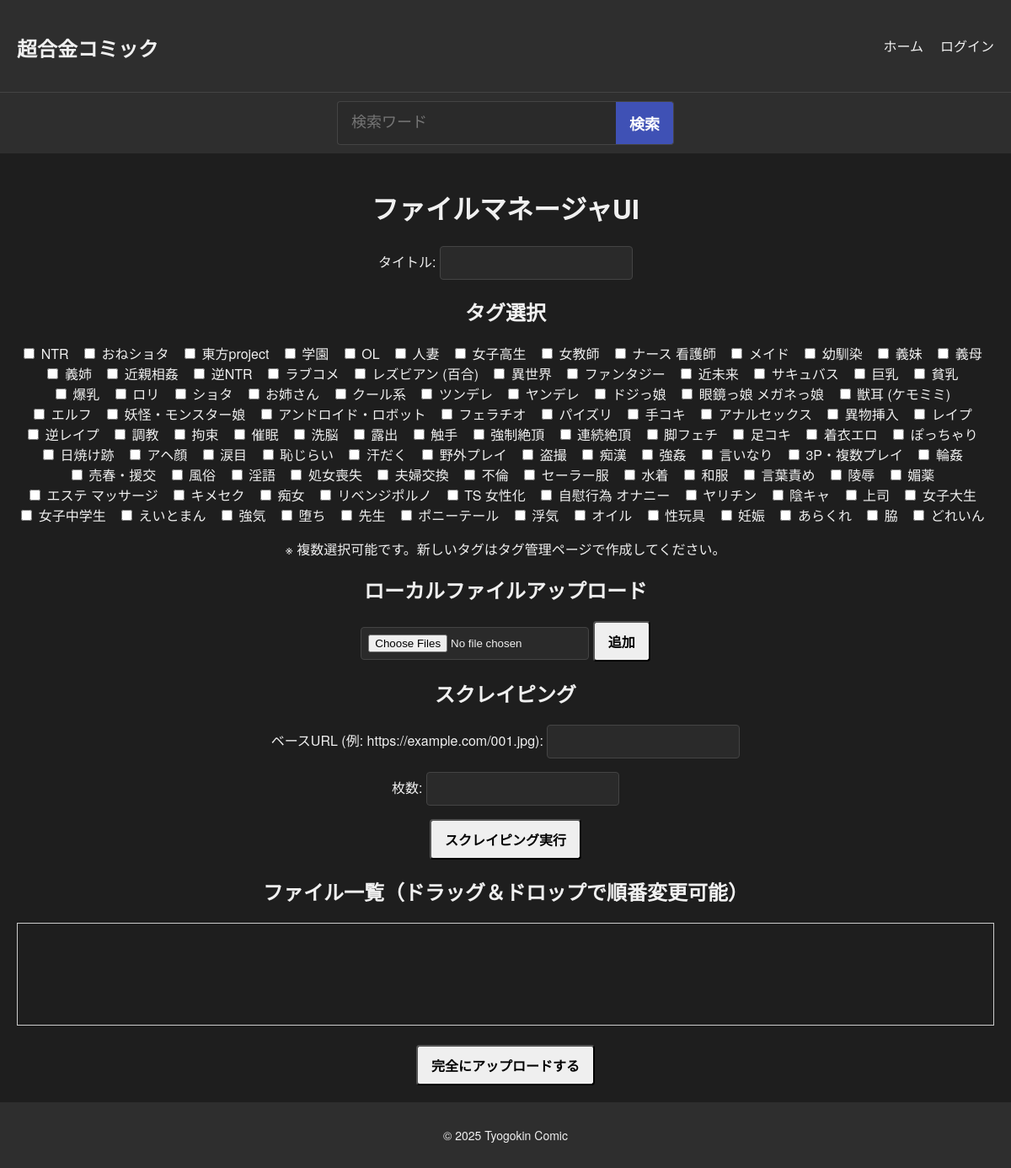
The app's page /file-manager/, older data.
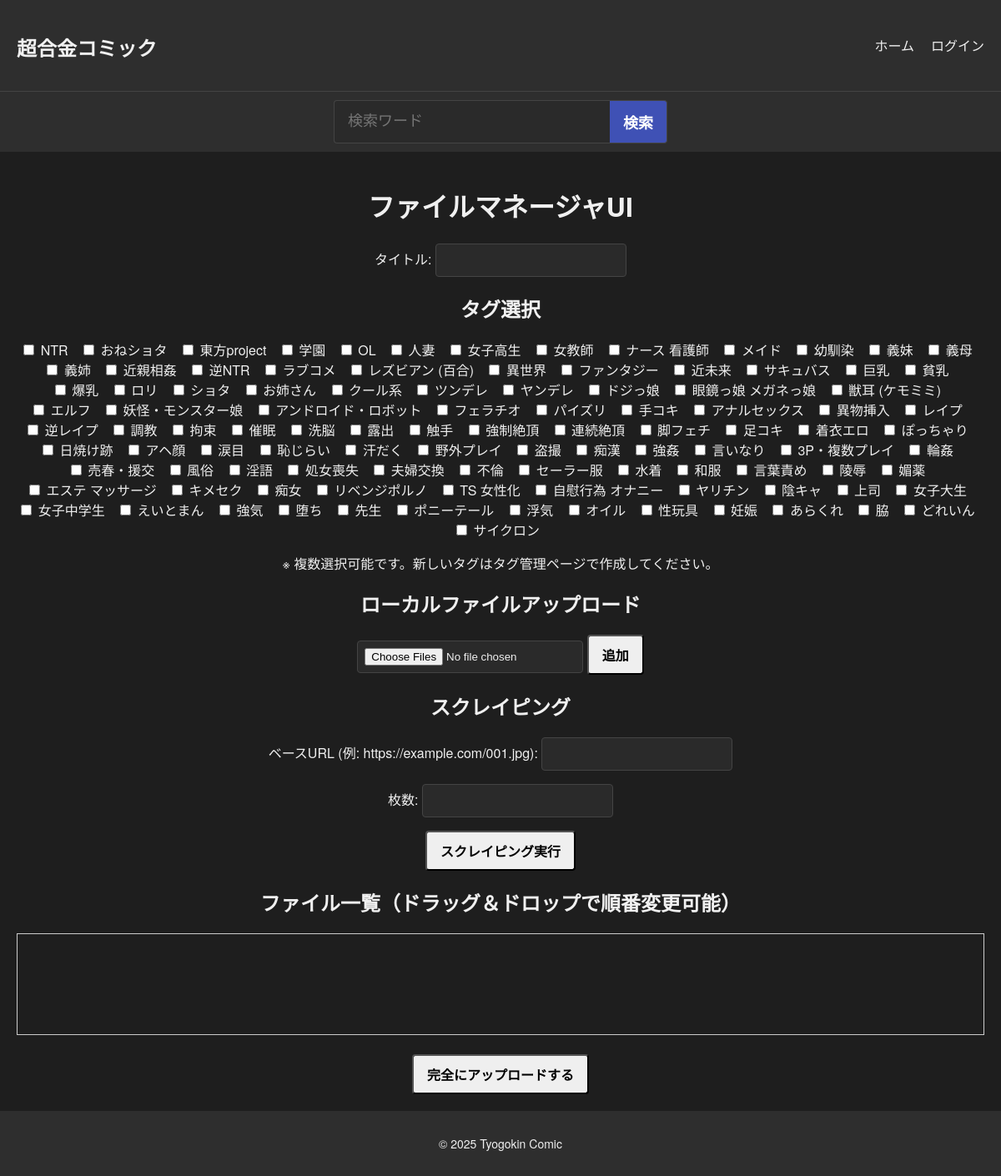
The same page, newer data.
### comic_app/models.py (models this page shows, shortened)
class Tag(models.Model):
    name = models.CharField(max_length=50, unique=True)

### comic_app/views.py (the view)
# urls.py: path('file-manager/', file_manager, name='file_manager'),
def file_manager(request):
    from .models import Tag  # GET 時にタグ一覧を渡すためのインポート
    if request.method == 'POST':
        title = request.POST.get('title')
        image_count = int(request.POST.get('image_count', '0'))
        selected_images = []
        for i in range(image_count):
            if request.POST.get(f'selected_{i}') == 'on':
                base64_data = request.POST.get(f'image_{i}')
                filename = request.POST.get(f'filename_{i}')
                selected_images.append({'base64': base64_data, 'filename': filename})
        selected_tag_ids = request.POST.getlist('tags')
        if title and selected_images:
            try:
                first_image = selected_images[0]
                comic = Comic.objects.create(
                    title=title,
                    thumbnail=ContentFile(base64.b64decode(first_image['base64']), name=first_image['filename'])
                )
                if selected_tag_ids:
                    comic.tags.set(selected_tag_ids)
                for img in selected_images:
                    ComicImage.objects.create(
                        comic=comic,
                        image=ContentFile(base64.b64decode(img['base64']), name=img['filename'])
                    )
            except StorageFullException as e:
                return render(request, "comic_app/storage_full_error.html", {"error_message": str(e)})
            except Exception as e:
                err_msg = str(e)
                if "再認証" in err_msg:
                    return render(request, "comic_app/re_authentication_required.html", {"error_message": err_msg})
                else:
                    messages.error(request, f"アップロードエラー: {err_msg}")
                    return redirect('file_manager')
            return redirect('comic_list')
        else:
            error = "タイトルと少なくとも1つの画像を選択してください。"
            tags = Tag.objects.all()
            return render(request, 'comic_app/file_manager.html', {'error': error, 'scrape_form': ScrapeImagesForm(), 'tags': tags})
    else:
        tags = Tag.objects.all()
        return render(request, 'comic_app/file_manager.html', {'scrape_form': ScrapeImagesForm(), 'tags': tags})

### comic_app/forms.py
class ScrapeImagesForm(forms.Form):
    base_url = forms.URLField(label="ベースURL (例: https://example.com/001.jpg)")
    count = forms.IntegerField(label="枚数", min_value=1)

### comic_app/context_processors.py (called while the page is built)
def free_storage(request):
    if request.user.is_superuser:
        total_free_bytes = get_total_free_storage()
        total_free_gb = total_free_bytes / (1024 ** 3)
        storage_str = f"{total_free_gb:.2f} GB"
    else:
        storage_str = ""
    return {'total_free_storage': storage_str}

### comic_app/templates/comic_app/file_manager.html (shortened to what this page needs)
{% extends "comic_app/base.html" %}
{% load static %}
{% block content %}
<h1>ファイルマネージャUI</h1>
<div>
  <label for="comic_title">タイトル:</label>
  <input type="text" id="comic_title" name="title" form="finalForm" required>
</div>
<div>
  <h2>タグ選択</h2>
  <div>
    {% for tag in tags %}
      <label style="display:inline-block; margin-right: 10px;">
        <input type="checkbox" name="tags" value="{{ tag.id }}" form="finalForm">
        {{ tag.name }}
      </label>
    {% endfor %}
  </div>
  <p>※ 複数選択可能です。新しいタグはタグ管理ページで作成してください。</p>
</div>
<div>
  <h2>ローカルファイルアップロード</h2>
  <input type="file" id="localFiles" multiple accept="image/*">
  <button type="button" onclick="addLocalFiles()">追加</button>
</div>
<div>
  <h2>スクレイピング</h2>
  <form id="scrapeForm">
    {{ scrape_form.as_p }}
    <button type="button" onclick="scrapeImages()">スクレイピング実行</button>
  </form>
</div>
<h2>ファイル一覧（ドラッグ＆ドロップで順番変更可能）</h2>
<div id="fileManager" style="border: 1px solid #ccc; padding: 10px; min-height: 100px;">
</div>
<br>
<form id="finalForm" method="post" action="{% url 'file_manager' %}">
  <button type="submit">完全にアップロードする</button>
</form>
{% endblock %}

### comic_app/templates/comic_app/base.html (shortened to what this page needs)
{% load static %}
<!DOCTYPE html>
<html lang="ja">
<head>
    <link rel="stylesheet" href="{% static 'css/styles.css' %}">
</head>
<body class="dark-theme">
<div class="page-wrapper">
    <header class="header">
        <h1 class="site-title">
          <a href="{% url 'comic_list' %}">超合金コミック</a>
        </h1>
        <nav class="navbar" id="navbar">
            <ul>
                <li><a href="{% url 'comic_list' %}">ホーム</a></li>
                {% if user.is_authenticated %}
                    {% if user.is_superuser and total_free_storage %}
                        <li class="storage-info">残りストレージ容量: {{ total_free_storage }}</li>
                    {% endif %}
                    <li>
                        <form id="logout-form" action="{% url 'logout' %}" method="post" style="display:inline;">
                            {% csrf_token %}
                            <button type="submit" class="btn btn-primary">ログアウト ({{ user.username }})</button>
                        </form>
                    </li>
                {% else %}
                    <li><a href="{% url 'login' %}">ログイン</a></li>
                {% endif %}
            </ul>
        </nav>
    </header>
    <div class="search-container">
        <form action="{% url 'search_comics' %}" method="get">
            <input type="text" name="q" placeholder="検索ワード">
            <button type="submit" class="btn btn-search">検索</button>
        </form>
    </div>
    <main>
        {% block content %}{% endblock %}
    </main>
</div>
<footer>
    <p>&copy; 2025 Tyogokin Comic</p>
</footer>
</body>
</html>

### comic_app/static/css/styles.css (style rules this page uses)
html, body { margin: 0; padding: 0; height: 100%; background-color: #1e1e1e; color: #f0f0f0; font-family: 'Helvetica Neue', Helvetica, Arial, sans-serif; }
.page-wrapper { display: flex; flex-direction: column; min-height: 100vh; }
.page-wrapper main { flex: 1; }
button, input[type="submit"], input[type="reset"], input[type="button"], a.btn { display: inline-block; padding: 10px 16px; text-decoration: none; border-radius: 4px; transition: background-color 0.2s ease, transform 0.2s ease; font-size: 16px; font-weight: 600; cursor: pointer; }
input[type="file"] { display: inline-block; border: 1px solid #444; border-radius: 4px; padding: 8px; background-color: #2a2a2a; color: #f0f0f0; cursor: pointer; transition: background-color 0.2s ease, transform 0.2s ease; }
input[type="text"], input[type="url"], input[type="number"], textarea, select { background-color: #2a2a2a; border: 1px solid #444; border-radius: 4px; padding: 10px; color: #f0f0f0; font-size: 16px; outline: none; transition: border-color 0.2s ease, box-shadow 0.2s ease; }
.header { background-color: #2e2e2e; padding: 10px 20px; display: flex; align-items: center; justify-content: space-between; position: relative; }
.site-title a { text-decoration: none; color: #f0f0f0; font-size: 24px; font-weight: bold; }
.navbar { display: flex; }
.navbar ul { list-style: none; margin: 0; padding: 0; display: flex; gap: 20px; }
.navbar ul li a { text-decoration: none; color: #f0f0f0; font-size: 16px; transition: transform 0.2s ease, color 0.2s ease; }
.search-container { width: 100%; padding: 10px 0; text-align: center; background-color: #2e2e2e; border-top: 1px solid #444; }
.search-container form { display: inline-flex; width: calc(100% - 20px); max-width: 400px; margin: 0 auto; }
.search-container input[type="text"] { flex: 1; padding: 12px 16px; border: 1px solid #444; border-right: none; border-radius: 4px 0 0 4px; background-color: #2a2a2a; color: #f0f0f0; font-size: 18px; outline: none; transition: border-color 0.2s ease, box-shadow 0.2s ease; }
.btn.btn-search { background-color: #3f51b5; color: #fff; border: 1px solid #444; border-left: none; border-radius: 0 4px 4px 0; padding: 12px 16px; font-size: 18px; font-weight: bold; cursor: pointer; transition: background-color 0.2s ease, transform 0.2s ease; }
main { max-width: 1200px; margin: 0 auto; text-align: center; padding: 20px; }
footer { background-color: #2e2e2e; text-align: center; padding: 15px; font-size: 14px; }

Row changes from the older to the newer data that the page shows:
added Tag: name "サイクロン"
